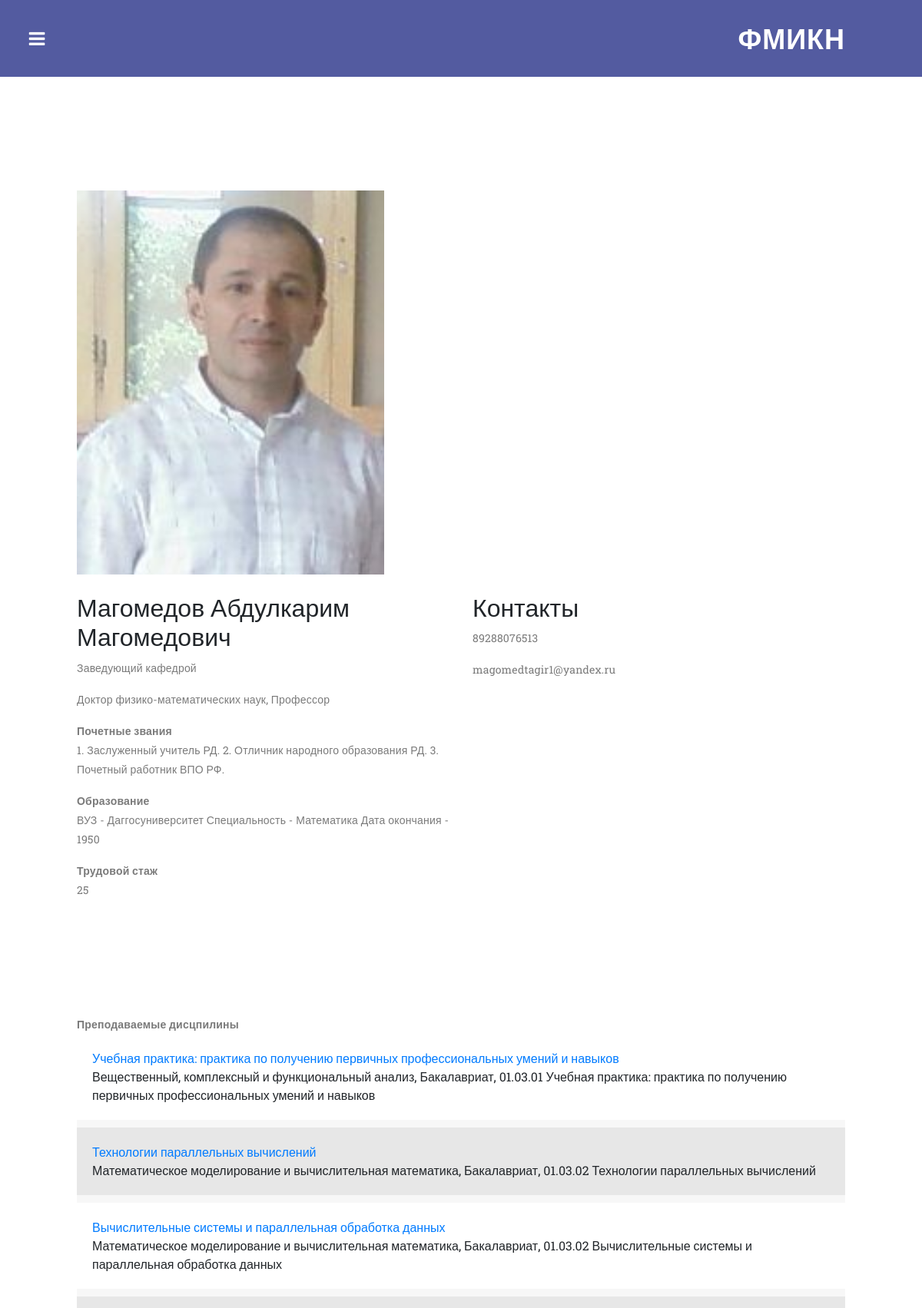
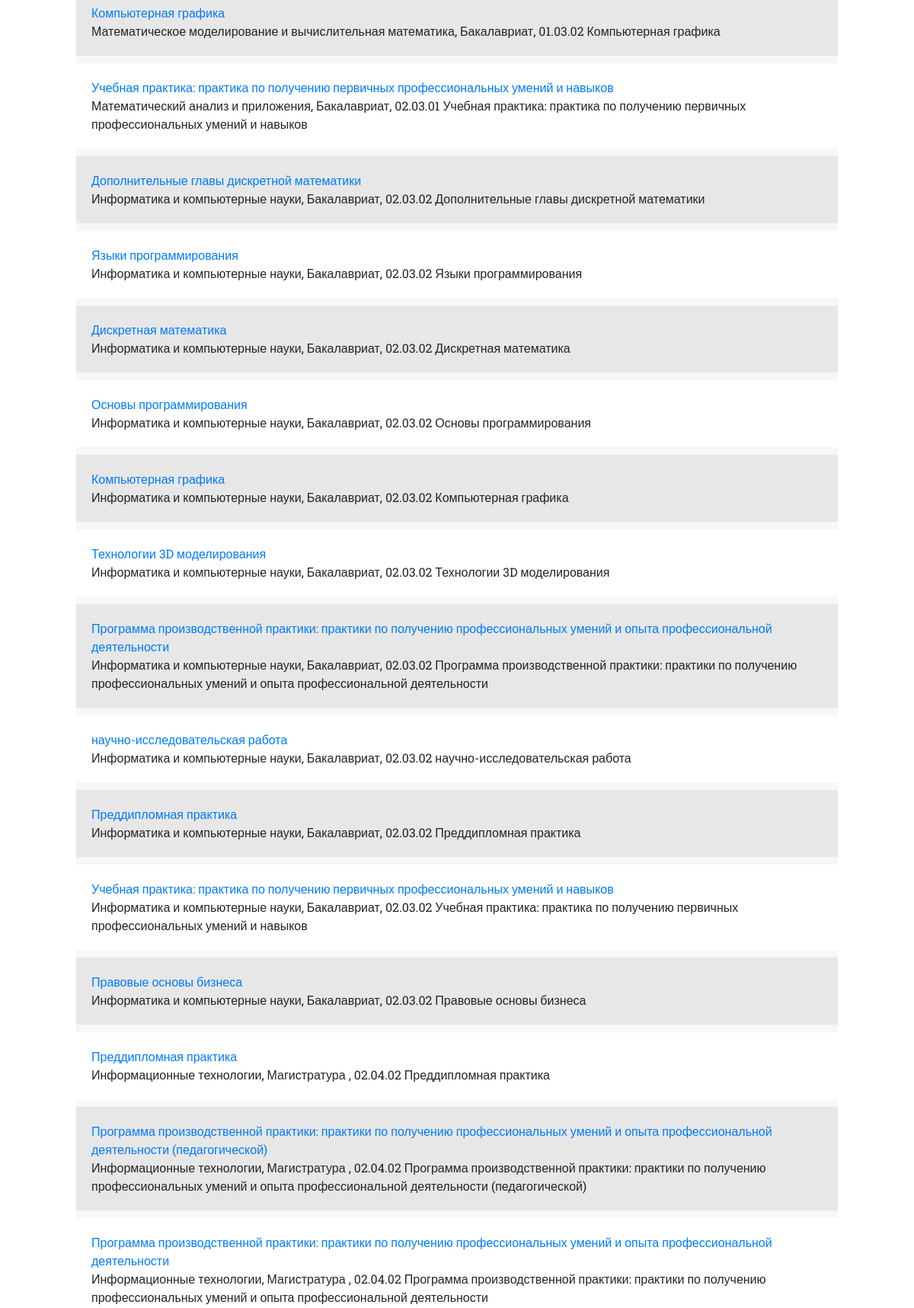
Page /employee/1 (upper part) on the committed database (2 pictures, top to bottom).
### department/models.py (models this page shows, shortened)
class Employee(models.Model):
    cathedra = models.ManyToManyField(Cathedra)
    post = models.CharField('Должность', max_length=30)
    picture = models.ImageField('Фотография', upload_to='employee/', blank=True)
    name = models.CharField('Имя', max_length=30)
    surname = models.CharField('Фамилия', max_length=30)
    midname = models.CharField('Отчество', max_length=30)
    degree = models.CharField('Научная степень', max_length=100)
    disciplines = models.TextField('Преподаваемые дисцпилины')
    honorary_titles = models.CharField('Почетные звания', max_length=700)
    education = models.CharField('Образование', max_length=450)
    scientific_specialty = models.CharField('Научная специальность', max_length=500)
    Professional_development = models.CharField('Данные о повышении квалификации', max_length=700)
    scientific_interests = models.CharField('Область научных интересов', max_length=900)
    work_experience = models.PositiveSmallIntegerField('Трудовой стаж')
    projects = models.TextField('Проекты')
    publications = models.TextField('Публикации')
    contacts = models.CharField('Контакты', max_length=20)
    mail = models.EmailField('Почта')
    class Meta:
        verbose_name = 'Сотрудник кафедры'
        verbose_name_plural = 'Сотрудники кафедры'

### department/views.py (the view)
# urls.py: path('employee/<int:pk>', views.EmployeeDetail.as_view(), name='employee_details')
class EmployeeDetail(DetailView):
    model = Employee
    template_name = 'department/employee_details.html'
    context_object_name = 'employee'

### department/context_processors.py (called while the page is built)
def section(request):
    return {'sects': Section.objects.all()}

### department/templates/department/employee_details.html (shortened to what this page needs)
{% extends 'department/layout.html' %}
{% load static %}
{% block content %}
    <br><br>
    <div class="page-heading">
      <div class="container-fluid">
        <div class="row">
          <div class="col-md-12">
              {% if employee.picture %}
                <img style="height:500px; width:400px" src="{{ employee.picture.url }}">
              {% else %}
                <img style="height:500px; width:400px" src="{% static 'img/graduation-hat.jpg' %}">
              {% endif %}
          </div>
        </div>
      </div>
    </div>
    <br>
    <div class="row">
          <div class="col-md-6">
              <h2>{{ employee.surname }} {{ employee.name }} {{ employee.midname }}</h2>
              <p>{{ employee.post }}</p>
              <p>{{ employee.degree }}</p>
              <p><strong>Почетные звания</strong><br>{{ employee.honorary_titles }}</p>
              <p><strong>Образование</strong><br>{{ employee.education }}</p>
              <p><strong>Трудовой стаж</strong><br>{{ employee.work_experience }}</p>
          </div>
          <div class="col-md-6">
                <h2>Контакты</h2>
              <p>{{ employee.contacts }}</p>
              <p>{{ employee.mail }}</p>
              <br><br>
          </div>
        </div>
    <section class="simple-post">
      <div class="container-fluid">
        <div class="row">
          <div class="col-md-12">
            <div class="down-content">
                <p><strong>Преподаваемые дисцпилины </strong><br>{{ employee.disciplines|safe }}</p><br>
                <p><strong>Научная специальность</strong><br>{{ employee.scientific_specialty }}</p><br>
                <p><strong>Данные о повышении квалификации</strong><br>{{ employee.Professional_development }}</p><br>
                <p><strong>Область научных интересов</strong><br>{{ employee.scientific_interests }}</p><br>
                <p><strong>Проекты</strong><br>{{ employee.projects|safe }}</p><br>
            </div>
          </div>
        </div>
      </div>
    </section>
{% endblock %}

### department/static/department/css/templatemo-style.css (style rules this page uses)
body { font-family: 'Roboto Slab', sans-serif; }
p { font-size: 14px; line-height: 25px; color: #7a7a7a; letter-spacing: 0.2px; }
img { width: 100%; overflow: hidden; }
section { border-bottom: 3px solid #eee; padding-bottom: 100px; }
.simple-post { margin-top: 80px; }
.simple-post .container-fluid { padding-left: 0px; padding-right: 0px; }
.simple-post p { margin-top: 30px; margin-bottom: 0px; }
table { width: 100%; }
table tbody tr { border-left: 0; border-right: 0; border-bottom: 10px solid #f7f7f7; }
table td { padding: 20px; }
table tbody tr { background-color: #e7e7e7; }
table tbody tr:nth-child(2n + 1) { background-color: #fff; }
.page-heading .container-fluid { padding-left: 0px; padding-right: 0px; }

### rows in the picture
Employee: picture (picture), surname "Магомедов", name "Абдулкарим", midname "Магомедович", post "Заведующий кафедрой", degree "Доктор физико-математических наук, Профессор", honorary_titles "1. Заслуженный учитель РД. 2. Отличник народного образования РД. 3. Почетный работник ВПО РФ.", education "ВУЗ - Даггосуниверситет Специальность - Математика Дата окончания - 1950", work_experience "25", contacts "89288076513", mail "magomedtagir1@yandex.ru", disciplines "Учебная практика: практика по получению первичных профессиональных умений и навыков Вещественный, комплексный и функциональный анализ, Бакалавриат, 01.03.01 Учебная практика: практика по получению первичных профессиональных умений и навыков Технологии параллельных вычислений Математическое моделирование и вычислительная математика, Бакалавриат, 01.03.02 Технологии параллельных вычислений Вычислительные системы и параллельная обработка данных Математическое моделирование и вычислительная математика, Бакалавриат, 01.03.02 Вычислительные системы и параллельная обработка данных Компьютерная графика Математическое моделирование и вычислительная математика, Бакалавриат, 01.03.02 Компьютерная…"
